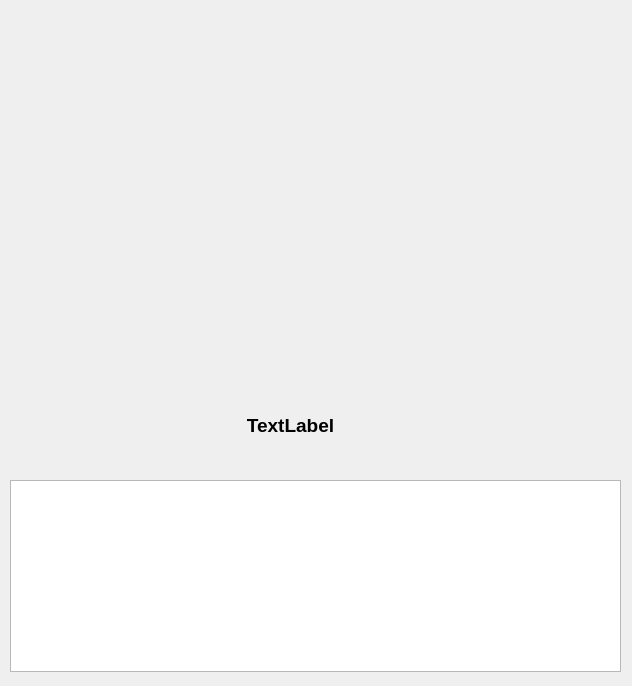
<?xml version="1.0" encoding="UTF-8"?>
<ui version="4.0">
 <class>Dialog</class>
 <widget class="QDialog" name="Dialog">
  <property name="geometry">
   <rect>
    <x>0</x>
    <y>0</y>
    <width>632</width>
    <height>686</height>
   </rect>
  </property>
  <property name="windowTitle">
   <string>Dialog</string>
  </property>
  <widget class="imgWidget" name="widget" native="true">
   <property name="geometry">
    <rect>
     <x>10</x>
     <y>20</y>
     <width>611</width>
     <height>361</height>
    </rect>
   </property>
  </widget>
  <widget class="QLabel" name="label">
   <property name="geometry">
    <rect>
     <x>150</x>
     <y>400</y>
     <width>281</width>
     <height>51</height>
    </rect>
   </property>
   <property name="font">
    <font>
     <pointsize>14</pointsize>
     <weight>75</weight>
     <bold>true</bold>
    </font>
   </property>
   <property name="text">
    <string>TextLabel</string>
   </property>
   <property name="alignment">
    <set>Qt::AlignCenter</set>
   </property>
  </widget>
  <widget class="QListView" name="listView">
   <property name="geometry">
    <rect>
     <x>10</x>
     <y>480</y>
     <width>611</width>
     <height>192</height>
    </rect>
   </property>
  </widget>
 </widget>
 <customwidgets>
  <customwidget>
   <class>imgWidget</class>
   <extends>QWidget</extends>
   <header>imgwidget.h</header>
   <container>1</container>
  </customwidget>
 </customwidgets>
 <resources/>
 <connections/>
</ui>
